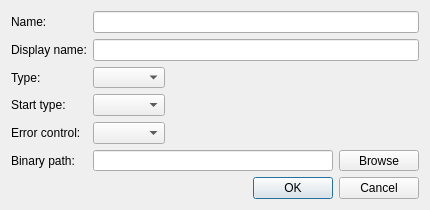
<?xml version="1.0" encoding="UTF-8"?>
<ui version="4.0">
 <class>NewService</class>
 <widget class="QWidget" name="NewService">
  <property name="geometry">
   <rect>
    <x>0</x>
    <y>0</y>
    <width>430</width>
    <height>210</height>
   </rect>
  </property>
  <property name="sizePolicy">
   <sizepolicy hsizetype="Preferred" vsizetype="Preferred">
    <horstretch>0</horstretch>
    <verstretch>0</verstretch>
   </sizepolicy>
  </property>
  <property name="minimumSize">
   <size>
    <width>430</width>
    <height>210</height>
   </size>
  </property>
  <property name="maximumSize">
   <size>
    <width>16777215</width>
    <height>16777215</height>
   </size>
  </property>
  <property name="windowTitle">
   <string>Create new Service</string>
  </property>
  <layout class="QGridLayout" name="gridLayout_2">
   <item row="0" column="0">
    <layout class="QGridLayout" name="gridLayout">
     <item row="2" column="0">
      <widget class="QLabel" name="label_2">
       <property name="text">
        <string>Display name:</string>
       </property>
      </widget>
     </item>
     <item row="1" column="1" colspan="3">
      <widget class="QLineEdit" name="scvName"/>
     </item>
     <item row="4" column="2">
      <spacer name="horizontalSpacer">
       <property name="orientation">
        <enum>Qt::Horizontal</enum>
       </property>
       <property name="sizeHint" stdset="0">
        <size>
         <width>40</width>
         <height>20</height>
        </size>
       </property>
      </spacer>
     </item>
     <item row="3" column="0">
      <widget class="QLabel" name="label_3">
       <property name="text">
        <string>Type:</string>
       </property>
      </widget>
     </item>
     <item row="4" column="1">
      <widget class="QComboBox" name="startType"/>
     </item>
     <item row="5" column="1">
      <widget class="QComboBox" name="errorControl"/>
     </item>
     <item row="4" column="0">
      <widget class="QLabel" name="label_4">
       <property name="text">
        <string>Start type:</string>
       </property>
      </widget>
     </item>
     <item row="8" column="0" colspan="4">
      <widget class="QDialogButtonBox" name="buttonBox">
       <property name="standardButtons">
        <set>QDialogButtonBox::Cancel|QDialogButtonBox::Ok</set>
       </property>
      </widget>
     </item>
     <item row="1" column="0">
      <widget class="QLabel" name="label">
       <property name="text">
        <string>Name:</string>
       </property>
      </widget>
     </item>
     <item row="5" column="0">
      <widget class="QLabel" name="label_5">
       <property name="text">
        <string>Error control:</string>
       </property>
      </widget>
     </item>
     <item row="6" column="0">
      <widget class="QLabel" name="label_6">
       <property name="text">
        <string>Binary path:</string>
       </property>
      </widget>
     </item>
     <item row="6" column="3">
      <widget class="QPushButton" name="browseBtn">
       <property name="text">
        <string>Browse</string>
       </property>
      </widget>
     </item>
     <item row="2" column="1" colspan="3">
      <widget class="QLineEdit" name="displayName"/>
     </item>
     <item row="3" column="1">
      <widget class="QComboBox" name="svcType"/>
     </item>
     <item row="6" column="1" colspan="2">
      <widget class="QLineEdit" name="binaryPath"/>
     </item>
     <item row="7" column="0">
      <spacer name="verticalSpacer">
       <property name="orientation">
        <enum>Qt::Vertical</enum>
       </property>
       <property name="sizeHint" stdset="0">
        <size>
         <width>20</width>
         <height>40</height>
        </size>
       </property>
      </spacer>
     </item>
    </layout>
   </item>
  </layout>
 </widget>
 <resources/>
 <connections/>
</ui>
